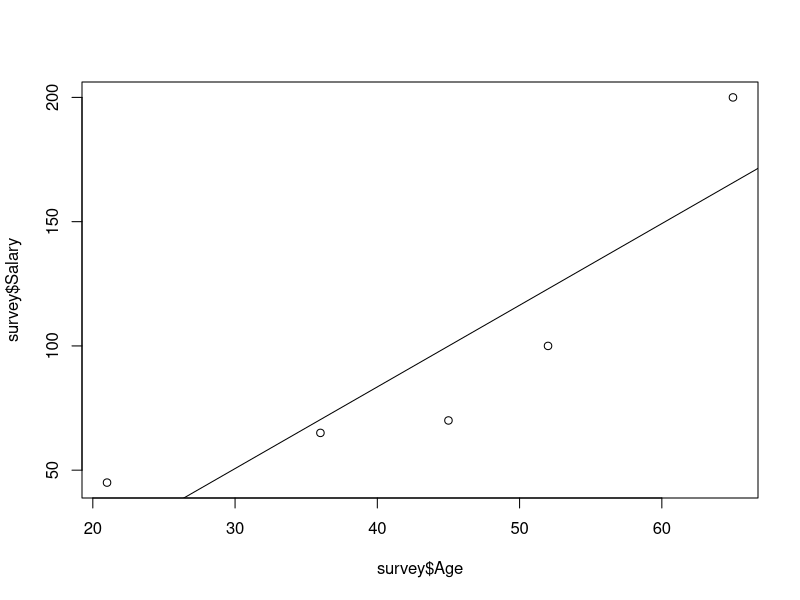
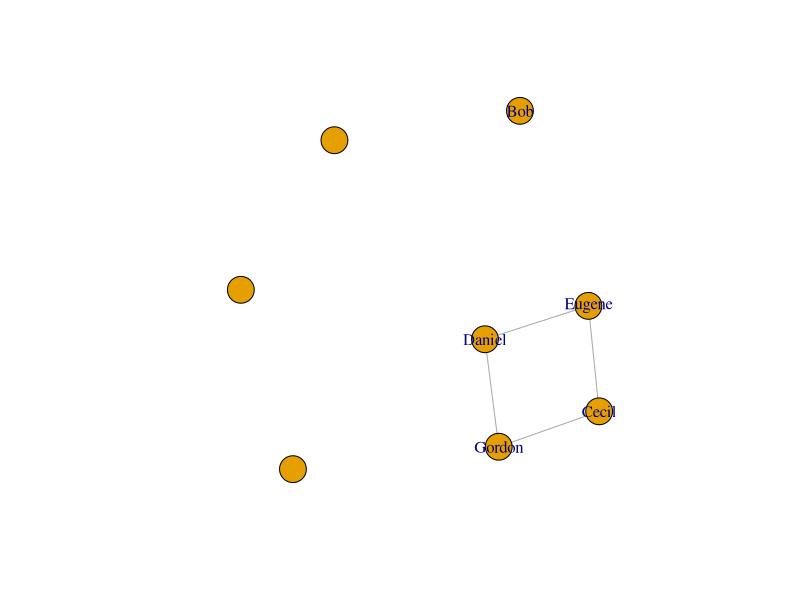
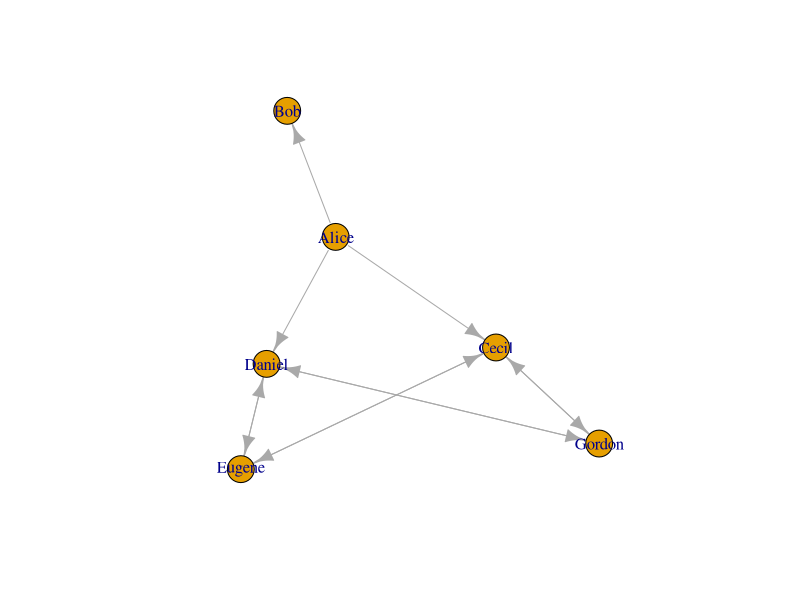

The R script that drew these images, in order: (Note: this script raises an error after producing the figures.)

pause <- function() {}

### R objects, (real) numbers
a <- 3
a
b <- 4
b
a + b

pause()

### Case sensitive
A <- 16
a
A

pause()

### Vector objects
a <- c(1, 2, 3, 4, 5, 6, 7, 8, 9, 10)
a
b <- 1:100
b
a[1]
b[1:5]
a[1] <- 10
a
a[1:4] <- 2
a

pause()

### Vector arithmetic
a * 2 + 1

pause()

### Functions
ls()
length(a)
mean(a)
sd(a)
sd
c

pause()

### Getting help
# ?sd
# ??"standard deviation"
# RSiteSearch("network betweenness")

pause()

### Classes
class(2)
class(1:10)
class(sd)

pause()

### Character vectors
char.vec <- c("this", "is", "a", "vector", "of", "characters")
char_vec <- char.vec
char.vec[1]

pause()

### Index vectors
age <- c(45, 36, 65, 21, 52, 19)
age[1]
age[1:5]
age[c(2, 5, 6)]

b[seq(1, 100, by = 2)]

pause()

### Named vectors
names(age) <- c("Alice", "Bob", "Cecil", "David", "Eve", "Fiona")
age
age["Bob"]
age[c("Eve", "David", "David")]

pause()

### Indexing with logical vectors
age[c(FALSE, TRUE, FALSE, TRUE, FALSE, TRUE)]
names(age)[age > 40]
age > 40

pause()

### Matrices
M <- matrix(1:20, 10, 2)
M
M2 <- matrix(1:20, 10, 2, byrow = TRUE) ## Named argument!
M2
M[1, 1]
M[1, ]
M[, 1]
M[1:5, 2]

pause()

### Generic functions
sd(a)
sd(M)
class(a)
class(M)

pause()

### Lists
l <- list(1:10, "Hello!", diag(5))
l
l[[1]]
l[2:3]
l
l2 <- list(A = 1:10, H = "Hello!", M = diag(5))
l2
l2$A
l2$M

pause()

### Factors
countries <- c(
  "SUI", "USA", "GBR", "GER", "SUI",
  "SUI", "GBR", "GER", "FRA", "GER"
)
countries
fcountries <- factor(countries)
fcountries
levels(fcountries)

pause()

### Data frames
survey <- data.frame(
  row.names = c("Alice", "Bob", "Cecil", "David", "Eve"),
  Sex = c("F", "M", "F", "F", "F"),
  Age = c(45, 36, 65, 21, 52),
  Country = c("SUI", "USA", "SUI", "GBR", "USA"),
  Married = c(TRUE, FALSE, FALSE, TRUE, TRUE),
  Salary = c(70, 65, 200, 45, 100)
)
survey
survey$Sex
plot(survey$Age, survey$Salary)
AS.model <- lm(Salary ~ Age, data = survey)
AS.model
summary(AS.model)
abline(AS.model)

tapply(survey$Salary, survey$Country, mean)

pause()

### Packages
# install.packages("igraph")
# library(help="igraph")
library(igraph)
sessionInfo()

pause()

### Graphs
## Create a small graph, A->B, A->C, B->C, C->E, D
## A=1, B=2, C=3, D=4, E=5
g <- graph(c(1, 2, 1, 3, 2, 3, 3, 5), n = 5)

pause()

### Print a graph to the screen
g

pause()

### Create an undirected graph as well
## A--B, A--C, B--C, C--E, D
g2 <- graph(c(1, 2, 1, 3, 2, 3, 3, 5), n = 5, dir = FALSE)
g2

pause()

### Is this object an igraph graph?
is_igraph(g)
is_igraph(1:10)

pause()

### Summary, number of vertices, edges
summary(g)
vcount(g)
ecount(g)

pause()

### Is the graph directed?
is_directed(g)
is_directed(g2)

pause()

### Convert from directed to undirected
as.undirected(g)

pause()

### And back
as.directed(as.undirected(g))

pause()

### Multiple edges
g <- graph(c(1, 2, 1, 2, 1, 3, 2, 3, 4, 5), n = 5)
g

is_simple(g)
which_multiple(g)

pause()

### Remove multiple edges
g <- simplify(g)
is_simple(g)

pause()

### Loop edges
g <- graph(c(1, 1, 1, 2, 1, 3, 2, 3, 4, 5), n = 5)
g

is_simple(g)
which_loop(g)

pause()

### Remove loop edges
g <- simplify(g)
is_simple(g)

pause()

### Naming vertices
g <- make_ring(10)
V(g)$name <- letters[1:10]
V(g)$name
g
print(g, v = T)

pause()

### Create undirected example graph
g2 <- graph_from_literal(
  Alice - Bob:Cecil:Daniel,
  Cecil:Daniel - Eugene:Gordon
)
print(g2, v = T)

pause()

### Remove Alice
g3 <- delete_vertices(g2, match("Alice", V(g2)$name))

pause()

### Add three new vertices
g4 <- add_vertices(g3, 3)
print(g4, v = T)
igraph_options(
  print.vertex.attributes = TRUE,
  plot.layout = layout_with_fr
)
g4
plot(g4)

pause()

### Add three new vertices, with names this time
g4 <- add_vertices(g3, 3, attr = list(name = c("Helen", "Ike", "Jane")))
g4

pause()

### Add some edges as well
g4 <- add_edges(g4, match(c("Helen", "Jane", "Ike", "Jane"), V(g4)$name))
g4

pause()

### Edge sequences, first create a directed example graph
g2 <- graph_from_literal(
  Alice -+ Bob:Cecil:Daniel,
  Cecil:Daniel +-+ Eugene:Gordon
)
print(g2, v = T)
plot(g2, layout = layout_with_kk, vertex.label = V(g2)$name)

pause()

### Sequence of all edges
E(g2)

pause()

### Edge from a vertex to another
E(g2, P = c(1, 2))

pause()

### Delete this edge
g3 <- delete_edges(g2, E(g2, P = c(1, 2)))
g3

pause()

### Get the id of the edge
as.vector(E(g2, P = c(1, 2)))

pause()

### All adjacent edges of a vertex
E(g2)[adj(3)]

pause()

### Or multiple vertices
E(g2)[adj(c(3, 1))]

pause()

### Outgoing edges
E(g2)[from(3)]

pause()

### Incoming edges
E(g2)[to(3)]

pause()

### Edges along a path
E(g2, path = c(1, 4, 5))
